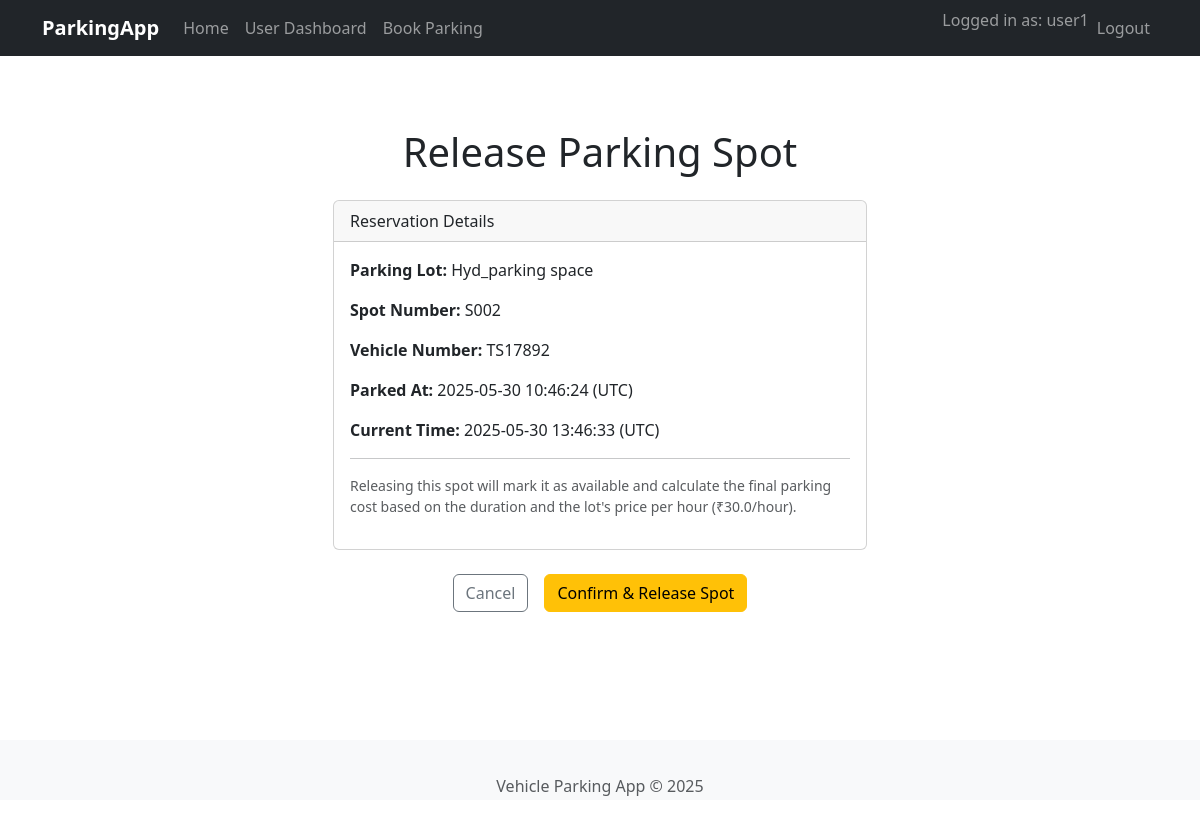
Page /user/reservation/2/release (signed in) on the committed database.
### app/models.py (models this page shows, shortened)
class User(UserMixin, db.Model):
    id = db.Column(db.Integer, primary_key=True)
    username = db.Column(db.String(64), index=True, unique=True, nullable=False)
    email = db.Column(db.String(120), index=True, unique=True, nullable=False)
    password_hash = db.Column(db.String(256), nullable=False)
    is_admin = db.Column(db.Boolean, default=False)
    reservations = db.relationship('Reservation', backref='tenant', lazy='dynamic') # Changed from 'user' to 'tenant'

class ParkingLot(db.Model):
    id = db.Column(db.Integer, primary_key=True)
    name = db.Column(db.String(128), nullable=False, unique=True) # prime_location_name
    address = db.Column(db.String(255))
    pin_code = db.Column(db.String(10))
    price_per_hour = db.Column(db.Float, nullable=False) # Price
    maximum_capacity = db.Column(db.Integer, nullable=False) # maximum_number_of_spots
    spots = db.relationship('ParkingSpot', backref='parking_lot', lazy='dynamic', cascade="all, delete-orphan")

class ParkingSpot(db.Model):
    id = db.Column(db.Integer, primary_key=True)
    spot_number = db.Column(db.String(20), nullable=False) # e.g., A01, B12
    lot_id = db.Column(db.Integer, db.ForeignKey('parking_lot.id'), nullable=False)
    status = db.Column(db.String(1), default='A', nullable=False)  # O=Occupied, A=Available
    reservations = db.relationship('Reservation', backref='parking_spot', lazy='dynamic')
    __table_args__ = (db.UniqueConstraint('lot_id', 'spot_number', name='_lot_spot_uc'),)

class Reservation(db.Model):
    id = db.Column(db.Integer, primary_key=True)
    spot_id = db.Column(db.Integer, db.ForeignKey('parking_spot.id'), nullable=False)
    user_id = db.Column(db.Integer, db.ForeignKey('user.id'), nullable=False)
    parking_timestamp = db.Column(db.DateTime, default=datetime.utcnow, nullable=False)
    leaving_timestamp = db.Column(db.DateTime, nullable=True)
    parking_cost = db.Column(db.Float, nullable=True)
    vehicle_number = db.Column(db.String(20), nullable=True) # Optional: if you want to store vehicle number

### app/user_routes.py (the view)
@bp.route('/reservation/<int:reservation_id>/release', methods=['GET'])
@login_required
def release_spot_page(reservation_id):
    reservation = Reservation.query.get_or_404(reservation_id)
    if reservation.user_id != current_user.id and not current_user.is_admin:
        flash('You are not authorized to release this spot.', 'danger')
        return redirect(url_for('user_routes.dashboard'))
    if reservation.leaving_timestamp:
        flash('This spot has already been released.', 'info')
        return redirect(url_for('user_routes.dashboard'))
    return render_template('user/release_spot.html', title='Release Parking Spot', reservation=reservation)

### app/templates/user/release_spot.html (shortened to what this page needs)
{% extends "base.html" %}
{% block content %}
<div class="container mt-4">
    <div class="row">
        <div class="col-md-8 offset-md-2 col-lg-6 offset-lg-3">
            <h1 class="mb-4 text-center">{{ title }}</h1>
            {% if reservation and not reservation.leaving_timestamp %}
                <div class="card mb-4">
                    <div class="card-header">
                        Reservation Details
                    </div>
                    <div class="card-body">
                        <p><strong>Parking Lot:</strong> {{ reservation.parking_spot.parking_lot.name }}</p>
                        <p><strong>Spot Number:</strong> {{ reservation.parking_spot.spot_number }}</p>
                        <p><strong>Vehicle Number:</strong> {{ reservation.vehicle_number if reservation.vehicle_number else 'N/A' }}</p>
                        <p><strong>Parked At:</strong> {{ reservation.parking_timestamp.strftime('%Y-%m-%d %H:%M:%S') }} (UTC)</p>
                        <p><strong>Current Time:</strong> {{ datetime.utcnow().strftime('%Y-%m-%d %H:%M:%S') }} (UTC)</p>
                        <hr>
                        <p class="text-muted small">
                            Releasing this spot will mark it as available and calculate the final parking cost based on the duration and the lot's price per hour (₹{{ reservation.parking_spot.parking_lot.price_per_hour }}/hour).
                        </p>
                    </div>
                </div>
                <form method="POST" action="{{ url_for('user_routes.release_spot_action', reservation_id=reservation.id) }}" onsubmit="return confirm('Are you sure you want to release this parking spot? This action cannot be undone.');">
                    <div class="d-grid gap-2 d-md-flex justify-content-md-center">
                        <a href="{{ url_for('user_routes.dashboard') }}" class="btn btn-outline-secondary me-md-2">Cancel</a>
                        <button type="submit" class="btn btn-warning">Confirm & Release Spot</button>
                    </div>
                </form>
            {% endif %}
        </div>
    </div>
</div>
{% endblock %}

### app/templates/base.html (shortened to what this page needs)
<!doctype html>
<html lang="en">
<head>
    {{ bootstrap.load_css() }}
    <link rel="stylesheet" href="{{ url_for('static', filename='css/style.css') }}">
</head>
<body>
    <nav class="navbar navbar-expand-lg navbar-dark bg-dark mb-4">
        <div class="container">
            <a class="navbar-brand" href="{{ url_for('routes.index') }}">ParkingApp</a>
            <div class="collapse navbar-collapse" id="navbarNav">
                <ul class="navbar-nav me-auto mb-2 mb-lg-0">
                    <li class="nav-item">
                        <a class="nav-link" href="{{ url_for('routes.index') }}">Home</a>
                    </li>
                    {% if current_user.is_authenticated %}
                        {% if current_user.is_admin %}
                            <li class="nav-item"><a class="nav-link" href="{{ url_for('admin_routes.dashboard') }}">Admin Dashboard</a></li>
                            <li class="nav-item"><a class="nav-link" href="{{ url_for('admin_routes.list_parking_lots') }}">Manage Lots</a></li>
                            <li class="nav-item"><a class="nav-link" href="{{ url_for('admin_routes.list_users') }}">View Users</a></li>
                        {% else %}
                            <li class="nav-item"><a class="nav-link" href="#">User Dashboard</a></li>
                            <li class="nav-item"><a class="nav-link" href="#">Book Parking</a></li>
                        {% endif %}
                    {% endif %}
                </ul>
                <ul class="navbar-nav ms-auto mb-2 mb-lg-0">
                    {% if current_user.is_authenticated %}
                        <li class="nav-item"><span class="navbar-text">Logged in as: {{ current_user.username }}</span></li>
                        <li class="nav-item"><a class="nav-link" href="{{ url_for('auth.logout') }}">Logout</a></li>
                    {% else %}
                        <li class="nav-item"><a class="nav-link" href="{{ url_for('auth.login') }}">Login</a></li>
                        <li class="nav-item"><a class="nav-link" href="{{ url_for('auth.register') }}">Register</a></li>
                    {% endif %}
                </ul>
            </div>
        </div>
    </nav>
    <main class="container mt-4">
        {% block content %}{% endblock %}
    </main>
    <footer class="footer mt-auto py-3 bg-light">
        <div class="container text-center">
            <span class="text-muted">Vehicle Parking App &copy; {{ datetime.utcnow().year }}</span>
        </div>
    </footer>
</body>
</html>

### app/static/css/style.css (style rules this page uses)
body { padding-top: 0; display: flex; flex-direction: column; min-height: 100vh; }
main { flex: 1; padding-bottom: 60px; }
.footer { width: 100%; height: 60px; line-height: 60px; background-color: #f5f5f5; }
.navbar-brand { font-weight: bold; }

### rows in the picture
User: username "user1"
ParkingLot: parking_spot.parking_lot.name "Hyd_parking space", parking_spot.parking_lot.price_per_hour "30.0"
ParkingSpot: parking_spot.spot_number "S002"
Reservation: vehicle_number "TS17892", parking_timestamp "2025-05-30 10:46:24"

### other values in the picture
{{ title }} "Release Parking Spot"
